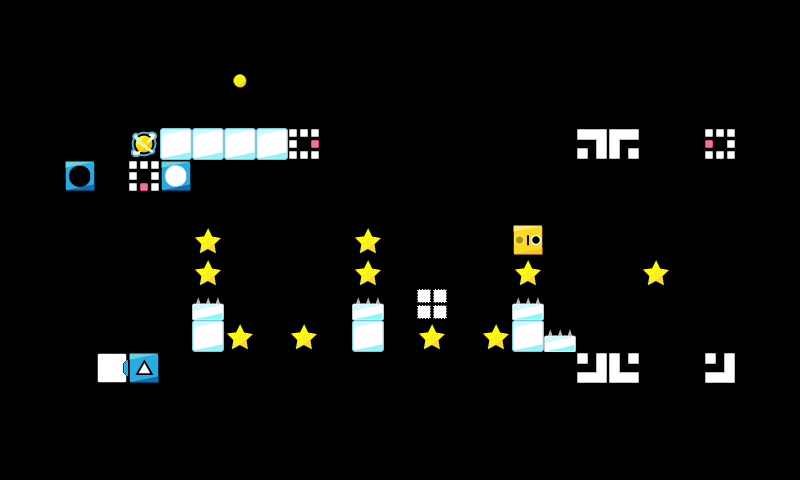

The image is a tile-based game level rendered from a .tmx file. Its description and source (layers, tilesets, objects; grid data summarised) follow:
An orthogonal 25x15 tile map with 32x32 px tiles, 1 tile layer (map).

<map version="1.0" orientation="orthogonal" renderorder="right-down" width="25" height="15" tilewidth="32" tileheight="32" nextobjectid="4">
 <tileset firstgid="1" name="map_tiles" tilewidth="32" tileheight="32" tilecount="225" columns="15">
  <image source="../../img/map_tiles.png" width="480" height="480" />
 </tileset>
 <layer name="map" width="25" height="15">
  <data>[375 cells, 37 non-empty, 18 distinct tile ids]</data>
 </layer>
 <objectgroup color="#ffffff" name="Object Layer 1" />
</map>
